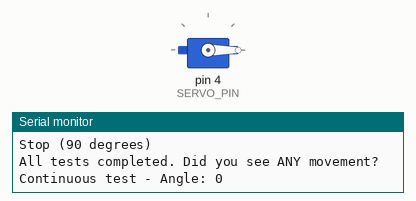
This sketch was run on a simulated Arduino Uno, built with avr-gcc and run on an emulated ATmega328P. Parts: servo, the last lines printed to the serial monitor.

Above: at 37.2 s.
At 41.5 s:
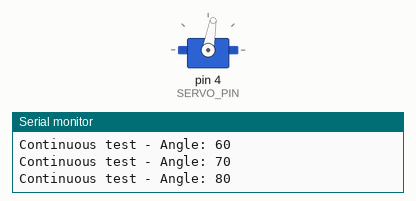
At 45.9 s:
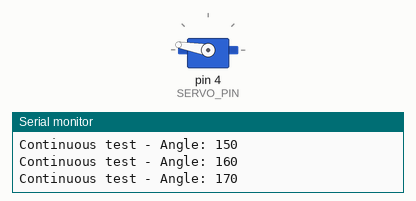
At 54.6 s:
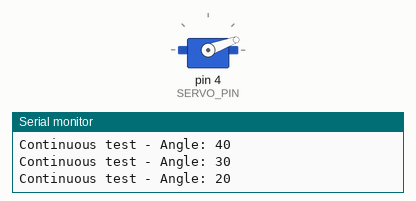
Timing chart, 0 to 60.6 s (numbered marks = the images above):
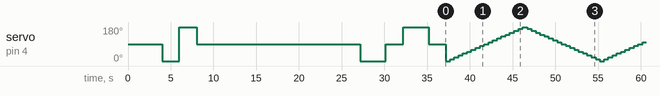

Measured:
- by itself, servo on pin 4 (SERVO_PIN): 90° → 0° at 4.0 s, → 180° 2.0 s later, → 90° 2.0 s later, → 0° 19.2 s later, … (193 changes in this stretch)

The sketch:

servo_pwm_test.ino
```cpp
/*
 * servo_pwm_test.ino
 *
 * Test servo with proper PWM signals and different timings.
 * This will help identify if servo needs different signal characteristics.
 */

#include <Servo.h>

const int SERVO_PIN = 4;  // GPIO4 = D2
Servo myServo;

void setup() {
    Serial.begin(115200);
    delay(2000);

    Serial.println("");
    Serial.println("========================================");
    Serial.println("SERVO PWM SIGNAL TEST");
    Serial.println("Testing different servo configurations");
    Serial.println("Watch for ANY servo movement");
    Serial.println("========================================");

    // Test 1: Standard servo library
    Serial.println("TEST 1: Standard Servo Library");
    myServo.attach(SERVO_PIN);

    // Move to center first
    Serial.println("Moving to 90 degrees (center)...");
    myServo.write(90);
    delay(2000);

    // Test extreme positions
    Serial.println("Moving to 0 degrees...");
    myServo.write(0);
    delay(2000);

    Serial.println("Moving to 180 degrees...");
    myServo.write(180);
    delay(2000);

    Serial.println("Back to center (90 degrees)...");
    myServo.write(90);
    delay(2000);

    myServo.detach();

    // Test 2: Manual PWM with different pulse widths
    Serial.println("TEST 2: Manual PWM signals");
    testManualPWM();

    // Test 3: Continuous rotation servo commands
    Serial.println("TEST 3: Continuous rotation servo test");
    testContinuousServo();

    Serial.println("All tests completed. Did you see ANY movement?");
}

void testManualPWM() {
    Serial.println("Sending manual PWM signals...");

    // Test different pulse widths (500us to 2500us)
    int pulseWidths[] = {500, 1000, 1500, 2000, 2500};

    for (int i = 0; i < 5; i++) {
        int pulseWidth = pulseWidths[i];
        Serial.print("Testing pulse width: ");
        Serial.print(pulseWidth);
        Serial.println(" microseconds");

        // Send PWM for 2 seconds
        for (int j = 0; j < 100; j++) {  // 2 seconds at 50Hz
            digitalWrite(SERVO_PIN, HIGH);
            delayMicroseconds(pulseWidth);
            digitalWrite(SERVO_PIN, LOW);
            delay(20 - (pulseWidth/1000));  // Complete 20ms cycle
        }
        delay(1000);
    }
}

void testContinuousServo() {
    // In case it's a continuous rotation servo
    myServo.attach(SERVO_PIN);

    Serial.println("Testing as continuous rotation servo...");

    Serial.println("Stop (90 degrees)");
    myServo.write(90);
    delay(2000);

    Serial.println("Rotate one direction (0 degrees)");
    myServo.write(0);
    delay(3000);

    Serial.println("Stop (90 degrees)");
    myServo.write(90);
    delay(2000);

    Serial.println("Rotate other direction (180 degrees)");
    myServo.write(180);
    delay(3000);

    Serial.println("Stop (90 degrees)");
    myServo.write(90);
    delay(2000);

    myServo.detach();
}

void loop() {
    // Continuous slow sweep for observation
    static int angle = 0;
    static int direction = 1;

    myServo.attach(SERVO_PIN);

    myServo.write(angle);
    Serial.print("Continuous test - Angle: ");
    Serial.println(angle);

    angle += direction * 10;

    if (angle >= 180) {
        angle = 180;
        direction = -1;
    } else if (angle <= 0) {
        angle = 0;
        direction = 1;
    }

    delay(500);  // Slow movement for easy observation
}
```
